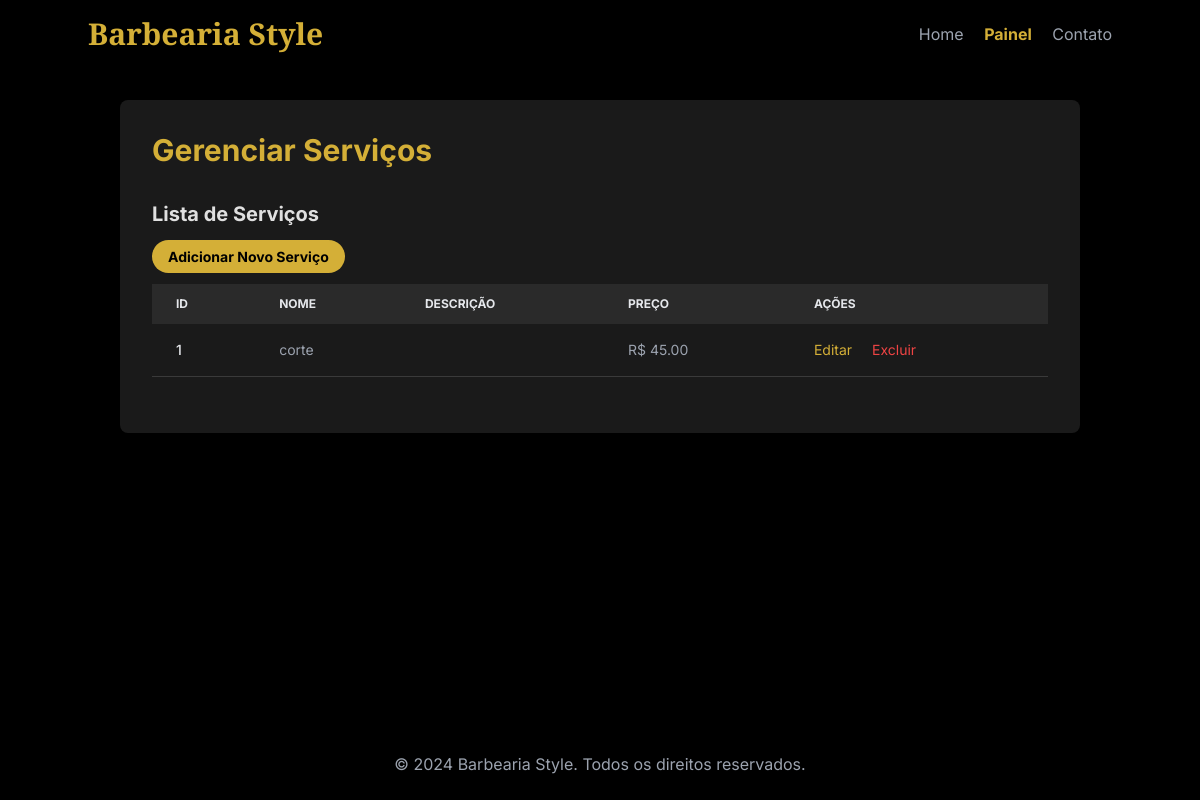
The app's page /servicos, older data.
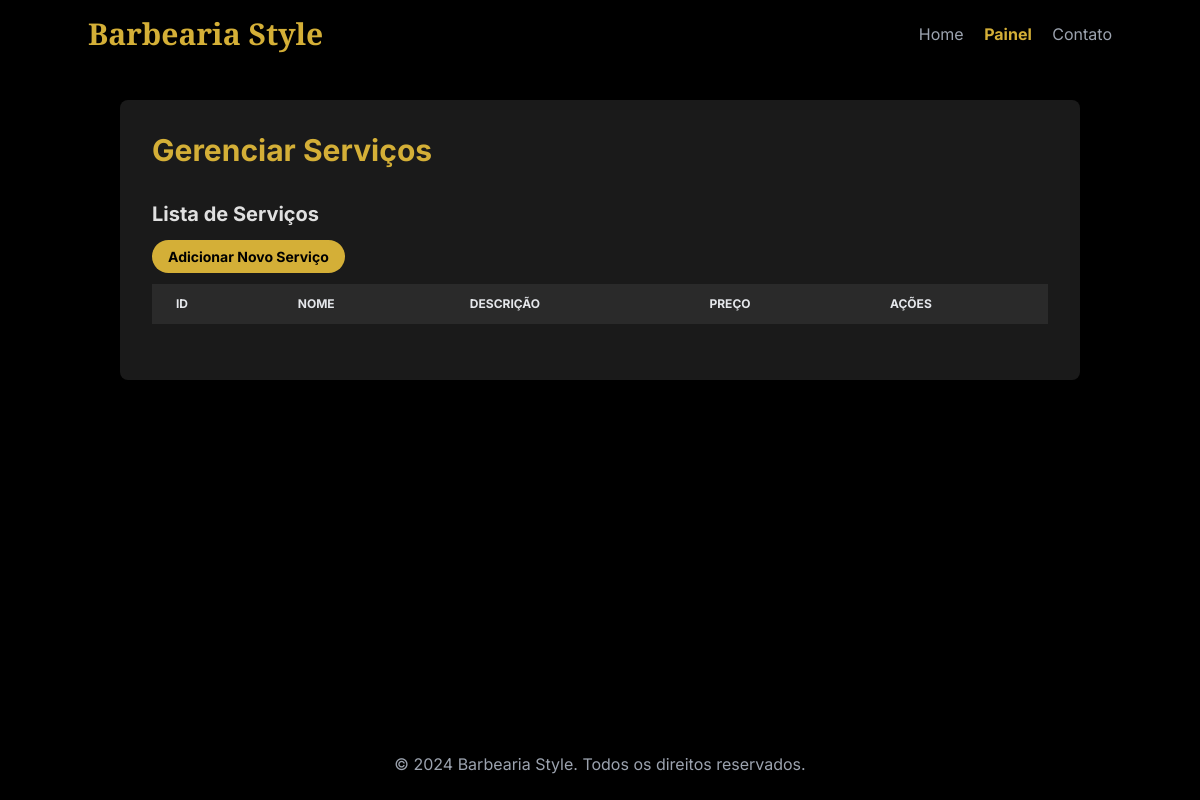
The same page, newer data.
### tables this page shows
CREATE TABLE servicos (
            id INTEGER PRIMARY KEY AUTOINCREMENT,
            nome TEXT NOT NULL,
            descricao TEXT,
            preco REAL
        );

### app.py (the view, shortened to what this page needs)
@app.route('/servicos', methods=['GET', 'POST'])
def gerenciar_servicos():
    conn = get_db_connection()
    servico_editar = None
    if 'editar_id' in request.args:
        servico_editar = conn.execute('SELECT * FROM servicos WHERE id = ?',
                                      (request.args.get('editar_id'),)).fetchone()
    servicos = conn.execute('SELECT * FROM servicos').fetchall()
    conn.close()
    return render_template('gerenciar_servicos.html', servicos=servicos, servico_editar=servico_editar)

### app.py (called while the page is built)
def get_db_connection():
    conn = sqlite3.connect('database.db')
    conn.row_factory = sqlite3.Row
    return conn

### templates/gerenciar_servicos.html (shortened to what this page needs)
<!DOCTYPE html>
<html lang="pt-BR">
<head>
    <script src="https://cdn.tailwindcss.com"></script>
</head>
<body class="antialiased flex flex-col min-h-screen">
    <header class="p-4 bg-black shadow-md">
        <nav class="container mx-auto flex justify-between items-center">
            <h1 class="text-3xl font-bold text-primary cinzel-font">Barbearia Style</h1>
            <div class="space-x-4">
                <a href="{{ url_for('home') }}" class="text-gray-400 hover:text-primary transition-colors duration-200">Home</a>
                <a href="{{ url_for('admin') }}" class="text-primary font-bold">Painel</a>
                <a href="{{ url_for('configuracoes') }}" class="text-gray-400 hover:text-primary transition-colors duration-200">Contato</a>
            </div>
        </nav>
    </header>
    <main class="flex-grow p-8 container mx-auto">
        <div class="bg-card p-8 rounded-lg shadow-2xl">
            <h2 class="text-3xl font-bold text-primary mb-8">Gerenciar Serviços</h2>
            <div class="mb-6">
                <h3 class="text-xl font-bold mb-4">Lista de Serviços</h3>
                <a href="{{ url_for('gerenciar_servicos', adicionar_servico=True) }}" class="btn-primary px-4 py-2 rounded-full text-sm">Adicionar Novo Serviço</a>
                <div class="overflow-x-auto mt-4">
                    <table class="w-full text-sm text-left text-gray-400">
                        <thead class="text-xs text-gray-200 uppercase bg-[#2a2a2a]">
                            <tr>
                                <th scope="col" class="py-3 px-6">ID</th>
                                <th scope="col" class="py-3 px-6">Nome</th>
                                <th scope="col" class="py-3 px-6">Descrição</th>
                                <th scope="col" class="py-3 px-6">Preço</th>
                                <th scope="col" class="py-3 px-6">Ações</th>
                            </tr>
                        </thead>
                        <tbody>
                            {% for servico in servicos %}
                            <tr class="bg-card border-b border-[#3a3a3a]">
                                <td class="py-4 px-6 font-medium text-gray-200">{{ servico['id'] }}</td>
                                <td class="py-4 px-6">{{ servico['nome'] }}</td>
                                <td class="py-4 px-6">{{ servico['descricao'] }}</td>
                                <td class="py-4 px-6">R$ {{ "%.2f"|format(servico['preco']) }}</td>
                                <td class="py-4 px-6">
                                    <a href="{{ url_for('gerenciar_servicos', editar_id=servico['id']) }}" class="text-primary hover:underline mr-4">Editar</a>
                                    <a href="{{ url_for('gerenciar_servicos', excluir_servico=servico['id']) }}" class="text-red-500 hover:underline">Excluir</a>
                                </td>
                            </tr>
                            {% endfor %}
                        </tbody>
                    </table>
                </div>
            </div>
        </div>
    </main>
    <footer class="p-6 text-center text-gray-400 bg-black mt-auto">
        <p>&copy; 2024 Barbearia Style. Todos os direitos reservados.</p>
    </footer>
</body>
</html>

Row changes from the older to the newer data that the page shows:
removed servicos: id "1", nome "corte", preco "45.00"
